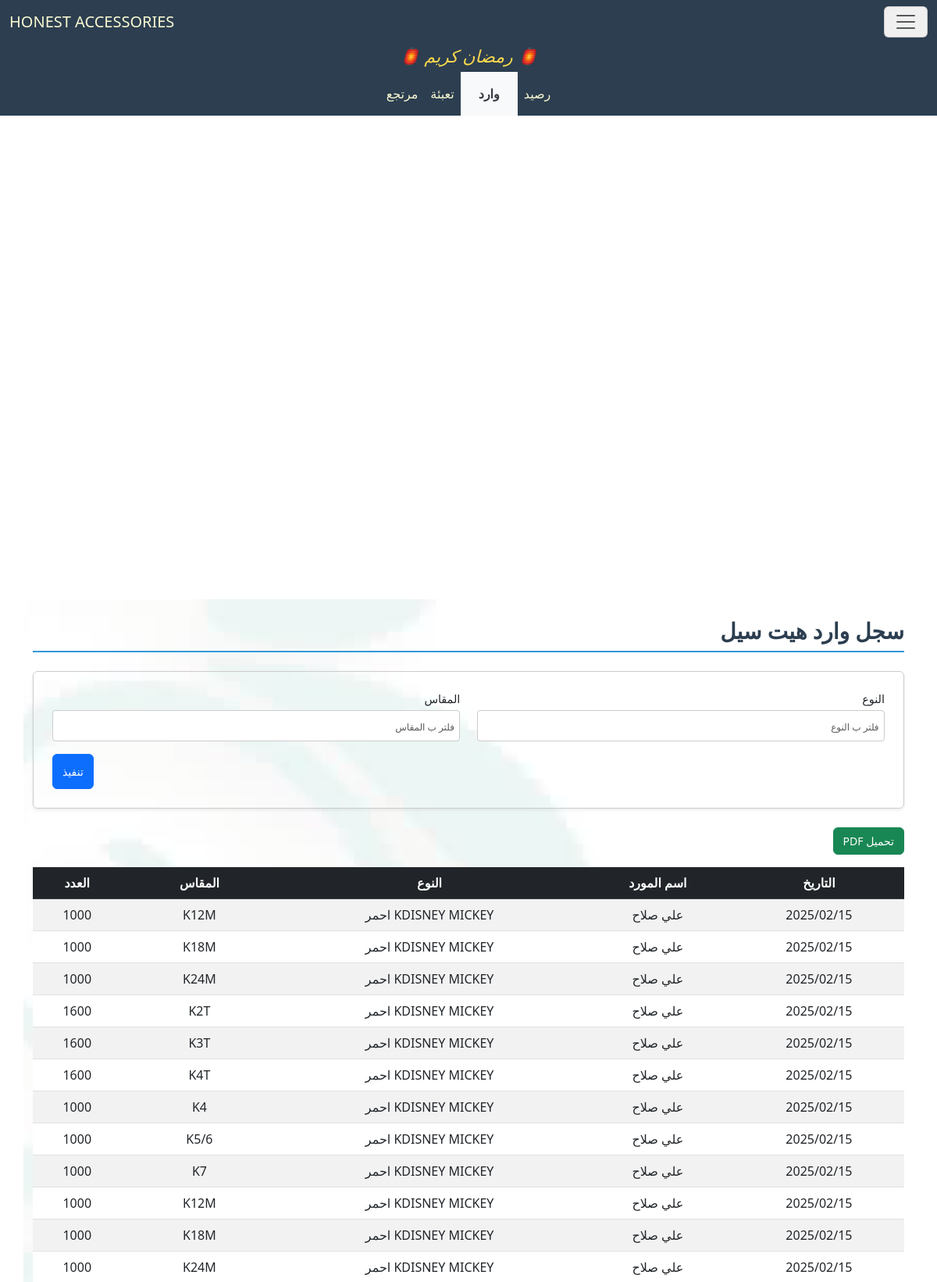
Screenshot of /accessories/HeatSealSupplies/ (upper part) with the database file from the repository.
### accessories/models.py (models this page shows)
class SupplierBaseModel(BaseModel):
    supplier_name = models.CharField("اسم المورد", max_length=255, null=True, blank=True)
    class Meta:
        abstract = True

class HeatSealBaseModel(IDBaseModel):
    type = models.CharField("النوع", max_length=255, null=True, blank=True)
    quantity = models.IntegerField("العدد", null=True, blank=True)
    size = models.CharField("المقاس", max_length=255, null=True, blank=True)
    class Meta:
        abstract = True

class HeatSealSupplies(SupplierBaseModel, HeatSealBaseModel):
    pass

### accessories/views.py (the view)
# urls.py: path('HeatSealSupplies/', HeatSealSuppliesView.as_view(), name='HeatSealSuppliesView'),
class HeatSealSuppliesView(FilterableListView):
    template_name = "accessories/HeatSealSupplies.html"
    model = HeatSealSupplies
    filter_fields = ['type', 'size']
    columns = ["التاريخ","اسم المورد","النوع","المقاس","العدد"]

### accessories/views.py (called while the page is built)
    def get_queryset(self):
        queryset = super().get_queryset()
        filters = Q()
        for field in self.filter_fields:
            filter_value = self.request.GET.get(field)
            if filter_value:
                filters &= Q(**{f"{field}__icontains": filter_value})
        filtered_queryset = queryset.filter(filters)
        try:
            filtered_queryset = filtered_queryset.order_by('-date')
        except:
            pass
        return filtered_queryset

    def get_context_data(self, **kwargs):
        context = super().get_context_data(**kwargs)
        update = Updates.objects.all().order_by('-date').first()
        context['update'] = localtime(update.date).strftime("%d/%m %I:%M %p") if update and update.date else None
        context['columns'] = self.columns
        model_meta = self.model._meta
        context['filter_fields'] = [
            {
                'field_name': field,
                'verbose_name': model_meta.get_field(field).verbose_name,
                'value': self.request.GET.get(field) or "",
            }
            for field in self.filter_fields
        ]
        return context

### accessories/templates/accessories/HeatSealSupplies.html (shortened to what this page needs)
{% extends "accessories/layout.html" %}
{% load static %}
{% block home_page %}
<a class="navbar-brand" href="{% url 'CartonSuppliesView' %}">HONEST ACCESSORIES</a>
{% endblock %}
{% block navbar_links_small %}
<li class="p-2 nav-item">
    <a class="nav-link" aria-current="page" href="{% url 'HeatSealStockView' %}">رصيد</a>
</li>
<li class="p-2 nav-item nav_link_active">
    <a class="nav-link active" aria-current="page" href="{% url 'HeatSealSuppliesView' %}">وارد</a>
</li>
<li class="p-2 nav-item">
    <a class="nav-link active" aria-current="page" href="{% url 'PackagingHeatSealView' %}">تعبئة</a>
</li>
<li class="p-2 nav-item">
    <a class="nav-link active" aria-current="page" href="{% url 'ReturnHeatSealView' %}">مرتجع</a>
</li>
{% endblock %}
{% block body %}
<h2 class="section-title pt-4">سجل وارد هيت سيل</h2>
<form method="get" class="filter-form-flex mb-4 p-4 rounded shadow-sm">
        {% for filter_field in filter_fields %}
        <div class="form-group mb-3">
            <label for="filter_{{ forloop.counter }}" class="form-label">{{ filter_field.verbose_name }}</label>
            <input type="text" id="filter_{{ forloop.counter }}" name="{{ filter_field.field_name }}"
                   placeholder="فلتر ب {{ filter_field.verbose_name }}"
                   class="form-control"
                   value="{{ filter_field.value }}">
        </div>
        {% endfor %}
        <div class="submit-container">
            <button type="submit" class="btn btn-primary submit-btn">تنفيذ</button>
        </div>
    </form>
    <button onclick="generatePDF()" class="btn btn-success mb-3">تحميل PDF</button>
    <div style="overflow-y: auto; max-height: 70vh; position: relative;" class="table-responsive mb-4">
        <table id="data-table" class="table table-striped">
            <thead class="table-dark">
                <tr>
                    <th style="position: sticky; top: 0;" >التاريخ</th>
                    <th style="position: sticky; top: 0;" >اسم المورد</th>
                    <th style="position: sticky; top: 0;" >النوع</th>
                    <th style="position: sticky; top: 0;" >المقاس</th>
                    <th style="position: sticky; top: 0;" >العدد</th>
                </tr>
            </thead>
            <tbody>
                {% for model in models %}
                <tr>
                    <td>{{ model.date|date:"Y/m/d" }}</td>
                    <td>{{ model.supplier_name }}</td>
                    <td>{{ model.type }}</td>
                    <td>{{ model.size }}</td>
                    <td>{{ model.quantity }}</td>
                </tr>
                {% empty %}
                <tr>
                    <td colspan="5" class="text-center">لا يوجد عناصر</td>
                </tr>
                {% endfor %}
            </tbody>
        </table>
    </div>
{% endblock body %}

### cloth/static/cloth/styles.css (style rules this page uses)
:root { --primary-color: #3498db; --light-blue: #3db1ff5e; --secondary-color: #2c3e50; --success-color: #2ecc71; --danger-color: #e74c3c; --warning-color: #f1c40f; --light-bg: #f8f9fa; --dark-bg: #343a40; --light-text: lightgoldenrodyellow; --golden-text: rgb(255, 255, 0); --border-color: #dee2e6; --white-color: #ffffff; }
*, *::before, *::after { box-sizing: border-box; }
ul, div { padding: 0; margin: 0; }
body { background-color: var(--light-bg); margin-inline: 0; font-family: 'Segoe UI', Tahoma, Geneva, Verdana, sans-serif; line-height: 1.6; font-size: 16px; }
#navbar, #navbar a, #navbar-menu-body, #navbar-menu-body a { color: var(--light-text); }
.section-title { color: var(--secondary-color); border-bottom: 2px solid var(--primary-color); padding-bottom: 0.5rem; margin-bottom: 1.5rem; font-weight: bold; }
.table { border-collapse: separate; border-spacing: 0; border-radius: 8px; width: 100%; }
.table th, .table td { text-align: center; vertical-align: middle; padding: 10px; }
.table-striped tbody tr:nth-of-type(odd) { background-color: var(--light-bg); }
.table-dark th { background-color: var(--secondary-color); color: var(--light-text); }
.table-responsive { overflow-x: auto; }
.table-responsive table th, .table-responsive table td { white-space: nowrap; min-width: fit-content; }
.table-responsive table { width: 100%; table-layout: auto; }
.filter-form-flex { display: flex; flex-wrap: wrap; padding: 1rem; border: 1px solid #ccc; border-radius: 8px; justify-content: space-between; column-gap: 2px; direction: rtl; }
.filter-form-flex .form-group { display: flex; flex-direction: column; margin-bottom: 5px; width: 49%; }
.filter-form-flex .form-label { font-size: 0.9rem; margin-bottom: 0.25rem; }
.filter-form-flex .form-control { border: 1px solid #ccc; border-radius: 4px; padding: 0.4rem; font-size: 0.9rem; }
.filter-form-flex input[type="text"], .filter-form-flex input[type="number"], .filter-form-flex input[type="date"] { width: 100%; height: 40px; }
.submit-container { display: flex; justify-content: flex-end; width: 100%; }
.filter-form-flex .submit-btn { width: auto; height: 45px; font-size: 1rem; }
@media (max-width: 1200px) { body { font-size: 15px; } }
@media (max-width: 1200px) { h4.section-title, h2 { font-size: 28px !important; } }
@media (max-width: 1200px) { p.lead, .oped_details_btn, .btn { font-size: 14px !important; } }
@media (max-width: 1200px) { ::placeholder { font-size: 12px !important; } }
.nav_link_active { background-color: var(--light-bg) !important; }
.nav_link_active a { color: var(--dark-bg) !important; padding-inline: 15px; font-weight: 600; }

### rows the page displays
HeatSealSupplies: date "2025/02/15", supplier_name "علي صلاح", type "KDISNEY MICKEY احمر", size "K12M", quantity "1000"
HeatSealSupplies: date "2025/02/15", supplier_name "علي صلاح", type "KDISNEY MICKEY احمر", size "K18M", quantity "1000"
HeatSealSupplies: date "2025/02/15", supplier_name "علي صلاح", type "KDISNEY MICKEY احمر", size "K24M", quantity "1000"
HeatSealSupplies: date "2025/02/15", supplier_name "علي صلاح", type "KDISNEY MICKEY احمر", size "K2T", quantity "1600"
HeatSealSupplies: date "2025/02/15", supplier_name "علي صلاح", type "KDISNEY MICKEY احمر", size "K3T", quantity "1600"
HeatSealSupplies: date "2025/02/15", supplier_name "علي صلاح", type "KDISNEY MICKEY احمر", size "K4T", quantity "1600"
HeatSealSupplies: date "2025/02/15", supplier_name "علي صلاح", type "KDISNEY MICKEY احمر", size "K4", quantity "1000"
HeatSealSupplies: date "2025/02/15", supplier_name "علي صلاح", type "KDISNEY MICKEY احمر", size "K5/6", quantity "1000"
HeatSealSupplies: date "2025/02/15", supplier_name "علي صلاح", type "KDISNEY MICKEY احمر", size "K7", quantity "1000"
HeatSealSupplies: date "2025/02/15", supplier_name "علي صلاح", type "KDISNEY MICKEY احمر", size "K12M", quantity "1000"
HeatSealSupplies: date "2025/02/15", supplier_name "علي صلاح", type "KDISNEY MICKEY احمر", size "K18M", quantity "1000"
HeatSealSupplies: date "2025/02/15", supplier_name "علي صلاح", type "KDISNEY MICKEY احمر", size "K24M", quantity "1000"

### other values shown
{{ filter_field.verbose_name }} "النوع" "المقاس"
